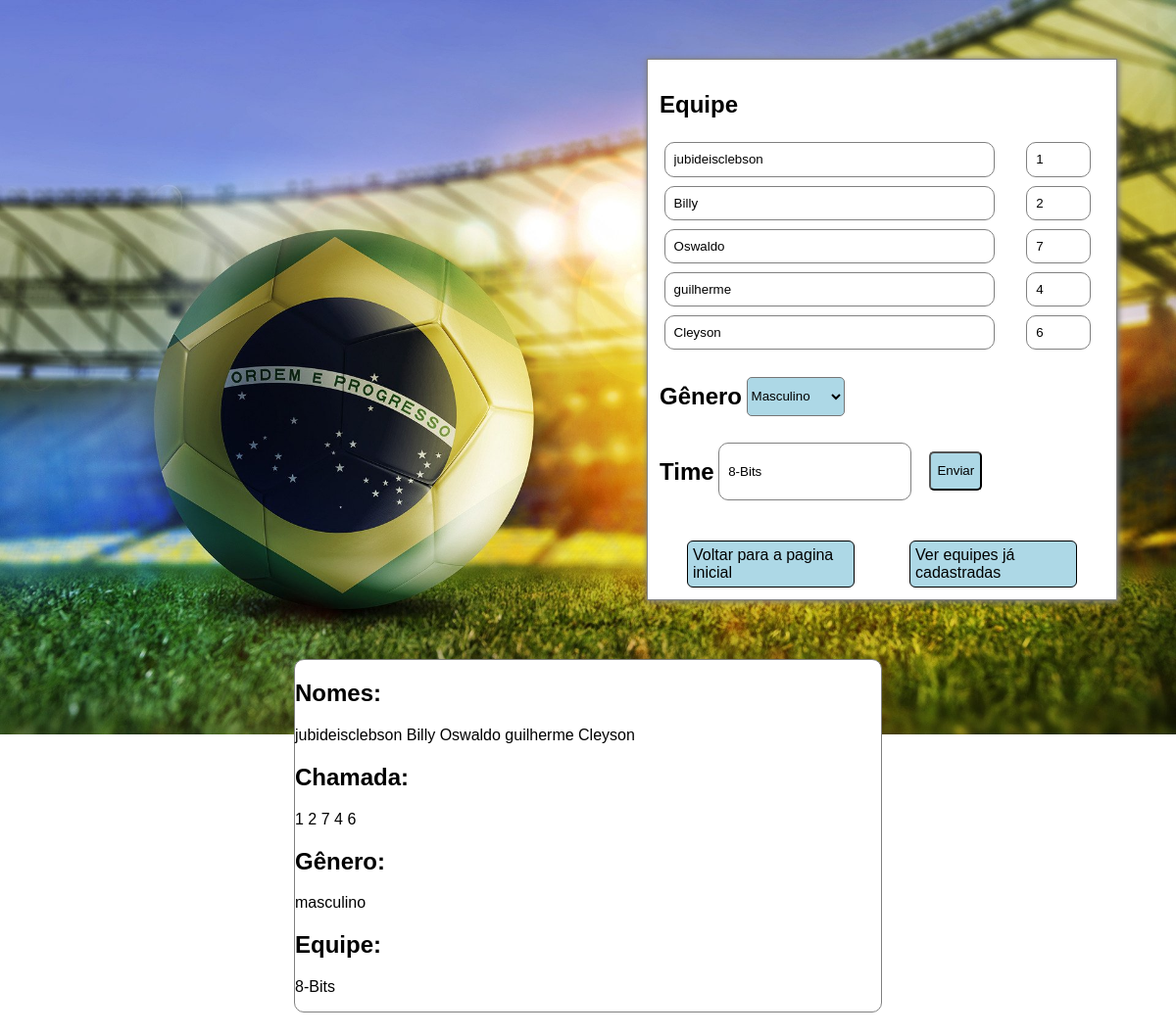
The page /comp/editarcopa.php?id=6 on the database its author committed.
### tables this page shows
CREATE TABLE `copinha` (
  `id` int(11) NOT NULL AUTO_INCREMENT,
  `nome` varchar(120) NOT NULL,
  `chamada` varchar(5) NOT NULL,
  `nome2` varchar(45) NOT NULL,
  `chamada2` varchar(45) NOT NULL,
  `nome3` varchar(45) NOT NULL,
  `chamada3` varchar(45) NOT NULL,
  `nome4` varchar(45) NOT NULL,
  `chamada4` varchar(45) NOT NULL,
  `nome5` varchar(45) NOT NULL,
  `chamada5` varchar(45) NOT NULL,
  `equipe` varchar(45) NOT NULL,
  `genero` varchar(45) NOT NULL,
  PRIMARY KEY (`id`)
);

### comp/editarcopa.php (the view, shortened to what this page needs)
<?php
    include("../conect.php");
    if(!isset($_GET["id"])){
        header("Location:../copinha.php");
        exit;
    }else{
        $id = filter_input(INPUT_GET,"id", FILTER_DEFAULT);
        $selecionar = "SELECT * FROM copinha WHERE id=:id";
        try{
            $resultado = $conect -> prepare($selecionar);
            $resultado -> bindParam(":id",$id,PDO::PARAM_INT);
            $resultado -> execute();
            $contar = $resultado -> rowCount();
            if($contar > 0){
                while($mostrar = $resultado -> FETCH(PDO::FETCH_OBJ)){
                    $nomeRetornado = $mostrar -> nome;
                    $nome2Retornado = $mostrar -> nome2;
                    $nome3Retornado = $mostrar -> nome3;
                    $nome4Retornado = $mostrar -> nome4;
                    $nome5Retornado = $mostrar -> nome5;
                    $chamadaRetornado = $mostrar -> chamada;
                    $chamada2Retornado = $mostrar -> chamada2;
                    $chamada3Retornado = $mostrar -> chamada3;
                    $chamada4Retornado = $mostrar -> chamada4;
                    $chamada5Retornado = $mostrar -> chamada5;
                    $generoRetornado = $mostrar -> genero;
                    $equipeRetornado = $mostrar -> equipe;
                }
            }else{
                exit;
            }
        }catch(PDOException $erro){
            echo "ERRO EDITAR: " . $erro -> getMessage();
        }
    }
?>
<!DOCTYPE html>
<html lang="pt_br">
<head>
    <link rel="stylesheet" href="../adm/copinhaADM.css">
</head>
<body>
<section>
    <form method="POST" text="#fff">
        <div>
        <h1>Equipe</h1>
            <input class="name" type="text" name="nome" placeholder="Nome..." id="nome" required="" value="<?php echo $nomeRetornado?>">
            <input class="nmr" type="text" name="chamada" placeholder="N°..." id="chamada" required="" value="<?php echo $chamadaRetornado?>">
            <input class="name" type="text" name="nome2" placeholder="Nome..." id="nome2" required="" value="<?php echo $nome2Retornado?>">
            <input class="nmr" type="text" name="chamada2" placeholder="N°..." id="chamada2" required="" value="<?php echo $chamada2Retornado?>">
            <input class="name" type="text" name="nome3" placeholder="Nome..." id="nome3" required="" value="<?php echo $nome3Retornado?>">
            <input class="nmr" type="text" name="chamada3" placeholder="N°..." id="chamada3" required="" value="<?php echo $chamada3Retornado?>">
            <input class="name" type="text" name="nome4" placeholder="Nome..." id="nome4" value="<?php echo $nome4Retornado?>">
            <input class="nmr" type="text" name="chamada4" placeholder="N°..." id="chamada4" value="<?php echo $chamada4Retornado?>">
            <input class="name" type="text" name="nome5" placeholder="Nome..." id="nome5" value="<?php echo $nome5Retornado?>">
            <input class="nmr" type="text" name="chamada5" placeholder="N°..." id="chamada5" value="<?php echo $chamada5Retornado?>">
        </div>
        <div style="display:flex;  margin-top: 2%;">
       <h2>Gênero</h2>
        <select name="genero" class="selecao" style="margin-left:1%;">
             <option value="masculino">Masculino</option>
        </select>
        </div>
        <div style="display: flex; flex-direction:row; margin-top: 2%;">
        <h2>Time</h2>
        <input type="text" name="equipe" placeholder="Digite o nome do time..." required="" value="<?php echo $equipeRetornado?>">
        <button type="submit" name="btn-update">Enviar</button>
        </div>
        <div style="display:flex; margin-top: 8%; justify-content: space-around;">
        <a href="projetoADM.php">Voltar para a pagina inicial</a>
        <a href="../adm/edcopaADM.php">Ver equipes já cadastradas</a>
        </div>
</form>
</section>
    <section class="dados">
<h2>Nomes:</h2>
<p><?php echo $nomeRetornado ?> <?php echo $nome2Retornado ?> <?php echo $nome3Retornado ?> <?php echo $nome4Retornado ?> <?php echo $nome5Retornado ?></p>
<h2>Chamada:</h2>
<p><?php echo $chamadaRetornado ?> <?php echo $chamada2Retornado ?> <?php echo $chamada3Retornado ?> <?php echo $chamada4Retornado ?> <?php echo $chamada5Retornado ?></p>
<h2>Gênero:</h2>
<p><?php echo $generoRetornado ?></p>
<h2>Equipe:</h2>
<p><?php echo $equipeRetornado ?></p>
    </section>
</body>
</html>

### adm/copinhaADM.css (style rules this page uses)
body { margin: 0; padding:0; box-sizing: border-box; font-family: Arial; outline: 0; Background: url(../img/futebol.jpg); background-repeat: no-repeat; background-size: 100%; background-attachment: fixed; }
form { display:flex; flex-direction: column; margin-top: 5%; margin-right: 5%; margin-left: 55%; margin-bottom: 5%; border: 1px solid #808080; box-shadow: 1px 1px 6px 1px #808080; background: #fff; padding: 1%; }
input { margin: 1%; border: 1px solid #808080; background: #fff; padding: 2%; color:black; border-radius: 10px; }
button { margin-right: 30%; margin-left: 3%; margin-top: 13px; border-radius: 5px; cursor: pointer; background: lightblue; transition: 1s; height: 40px; width: 100px; transition: background-color 1s; }
.nmr { padding: 2%; margin-left: 5%; width: 10%; }
.name { width: 70%; }
.selecao { margin-right: 30%; margin-left: 30%; margin-top: 3%; border-radius: 5px; cursor: pointer; background: lightblue; transition: 1s; height: 40px; width: 100px; }
.dados { margin-bottom: 2%; }
a { color: #000; background: lightblue; padding: 5px; width: 35%; text-decoration: none; border-radius: 6px; border: 1px solid #000; }

### comp/editarcopa.php (style rules this page uses)
.dados { border: 1px solid #808080; margin-right:25%; margin-left:25%; margin-top: 2%; border-radius:10px; background:#fff; }

### rows shown on the page
copinha: nome "jubideisclebson", chamada "1", nome2 "Billy", chamada2 "2", nome3 "Oswaldo", chamada3 "7", nome4 "guilherme", chamada4 "4", nome5 "Cleyson", chamada5 "6", equipe "8-Bits", genero "masculino"
